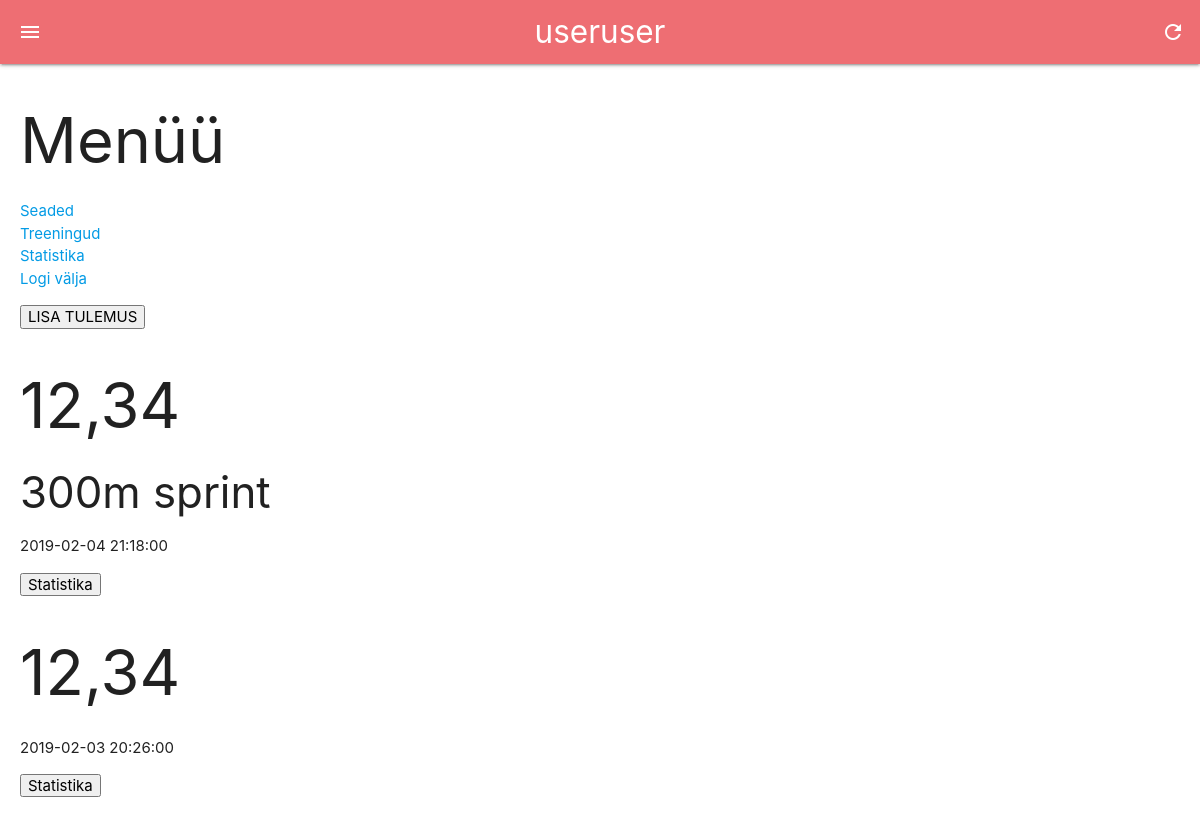
The page /home (signed in) on the database as committed earlier.
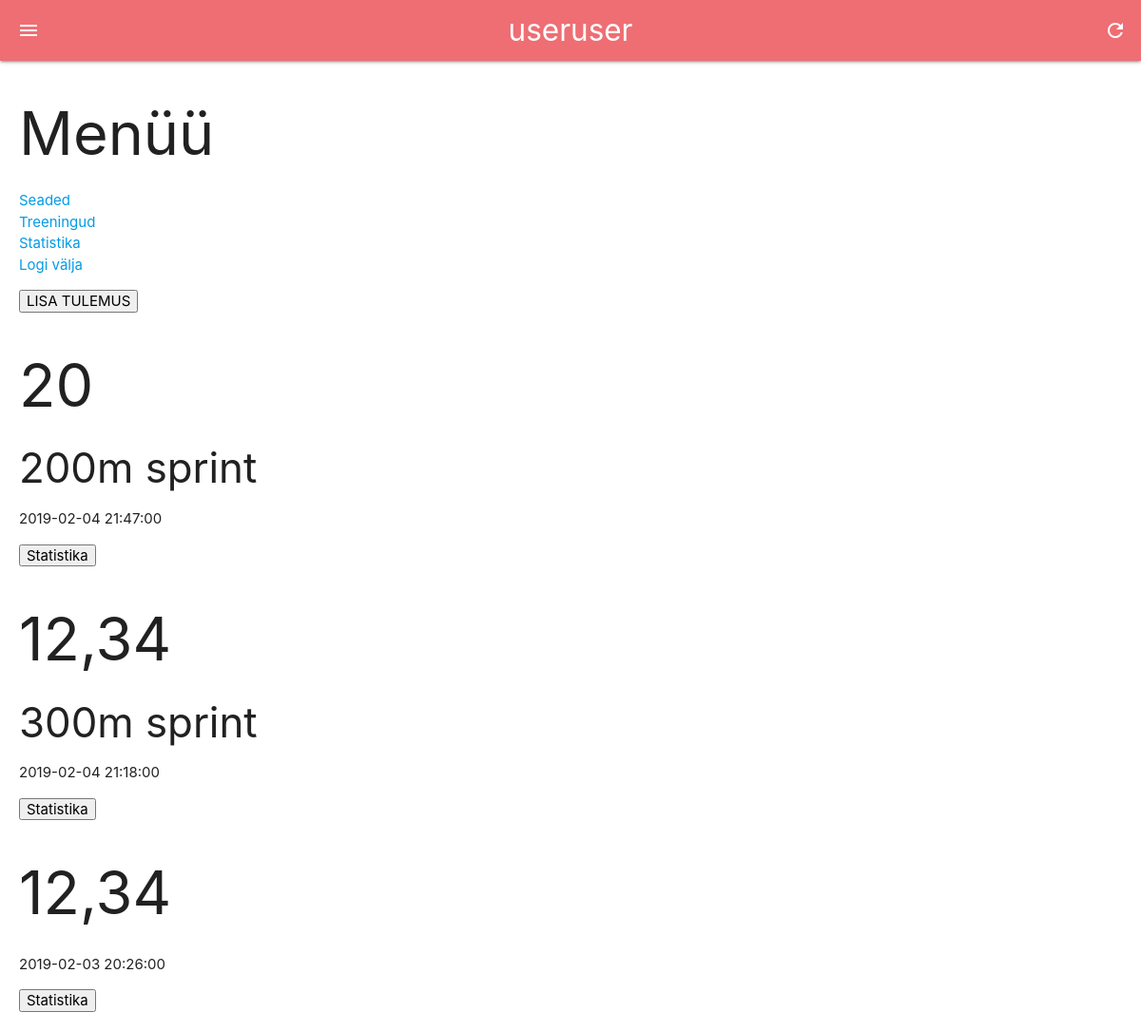
The same page on the database as committed later.
### main.py (models this page shows, shortened)
class User(UserMixin, db.Model):
    id = db.Column(db.Integer, primary_key=True)
    first_name = db.Column(db.String(30))
    last_name = db.Column(db.String(20))
    email = db.Column(db.String(64), unique=True)
    password = db.Column(db.String(80))
    klass_id = db.Column(db.Integer, db.ForeignKey('klass.id'))
    isikukood = db.Column(db.String(11))
    active = db.Column(db.Boolean())
    confirmed_at = db.Column(db.DateTime())
    logs = db.relationship('Log', backref=db.backref('user', lazy=True))
    trainings = db.relationship('Training', backref=db.backref('user', lazy=True))
    roles = db.relationship('Role', secondary=roles_users, backref=db.backref('user', lazy='dynamic'))

class Log(db.Model):
    id = db.Column(db.Integer, primary_key=True)
    user_id = db.Column(db.Integer, db.ForeignKey('user.id'), nullable=False)
    result = db.Column(db.String(20), nullable=False)
    sport_id = db.Column(db.Integer, db.ForeignKey('sport.id'), nullable=False)
    time_posted = db.Column(db.DateTime())
    task_id = db.Column(db.Integer, db.ForeignKey('task.id'))
    comments = db.Column(db.String(255))

class Sport(db.Model):
    id = db.Column(db.Integer, primary_key=True)
    sport = db.Column(db.String(40), nullable=False)
    type = db.Column(db.String(40), nullable=False)
    logs = db.relationship('Log', backref=db.backref('sport', lazy=True))
    trainings = db.relationship('Training', backref=db.backref('sport', lazy=True))
    tasks = db.relationship('Task', backref=db.backref('sport', lazy=True))

### main.py (the view)
@app.route("/home")
@login_required
def home():
    if not current_user.klass or not current_user.isikukood:
        return redirect(url_for('seaded'))
    log_list = Log.query.filter_by(user_id=current_user.id).order_by(desc(Log.time_posted))
    if current_user.first_name and current_user.last_name:
        name = (current_user.first_name + ' ' + current_user.last_name)
    else:
        name = current_user.email
    return render_template('home.html',
                           name = name,
                           log_list = log_list)

### templates/home.html
{% extends "main.html" %}
{% from "_traininghelpers.html" import log_field %}
{% block body %}
  <div class="menu">
    <h1>Menüü</h1>
    <ul>
      <a href="{{ url_for('seaded') }}"><li>Seaded</li></a>
      <a href="{{ url_for('treeningud') }}"><li>Treeningud</li></a>
      <a href="{{ url_for('statistika') }}"><li>Statistika</li></a>
      <a href="{{ url_for('logout') }}"><li>Logi välja</li></a>
    </ul>
  </div>
  <div class="newentry">
    <a href="{{ url_for('uus_tulemus') }}"><button type="button" name="newentry">LISA TULEMUS</button></a>
  </div>
  <div class="content">
    {% for log in log_list %}
      <div>
        {{ log_field(log) }}
      </div>
    {% endfor %}
  </div>
{% endblock %}

### templates/main.html (shortened to what this page needs)
<!DOCTYPE html>
<html lang="en">
  <head>
    <link type="text/css" rel="stylesheet" href="static/css/materialize.css"  media="screen,projection"/>
    <link href="../static/css/style.css" rel="stylesheet" type="text/css">
  </head>
  <body>
    <div class="wrapper">
      <div class="navbar-fixed">
        <nav>
          <div class="nav-wrapper">
            <a href="{{ url_for('home') }}" class="brand-logo center">{{ current_user.email }}</a>
            <a href="#" data-target="slide-out" class="sidenav-trigger"><i class="material-icons">menu</i></a>
            <ul class="right">
              <li><a href="#" onClick="location.href=location.href"><i class="material-icons">refresh</i></a></li>
            </ul>
          </div>
        </nav>
      </div>
      <div class="bodywrapper">
        {% block body %}{% endblock %}
      </div>
    </div>
  </body>
</html>

### templates/_traininghelpers.html (shortened to what this page needs)
{% macro log_field(log) %}
  <h1>
    {{ log.result }}
  </h1>
  <h3>
    {{ log.sport.type }}
  </h3>
  <p>
    {{ log.time_posted }}
  </p>
  <form class="statistika" method="post">
    <button type="submit" value="{{ log.id }}" name="statistics">Statistika</button>
  </form>
{% endmacro %}

### static/css/style.css (style rules this page uses)
.bodywrapper { margin: 20px; }

Rows that differ between the two databases and show on the page:
added Log: result "20", sport.type "200m sprint", time_posted "2019-02-04 21:47:00", {{ log.id }} 3 (drawn)
